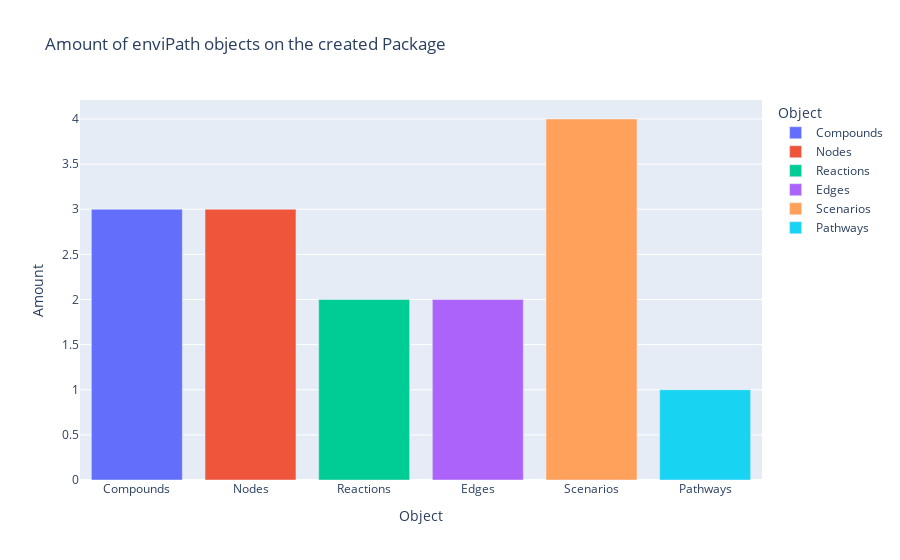

Notebook code cell kept with this figure:
### Markdown cell above
Additionally one can review the amount of existing data on the given package with just a few lines of code. In this tutorial, we use [Plotly](https://plotly.com/python/) to visualize the package statistics.

### Code cell
import plotly.express as px
import pandas as pd

d = {}
d["Compounds"] = len(pkg.get_compounds())
d["Nodes"] = sum([len(pw.get_nodes()) for pw in pkg.get_pathways()])
d["Reactions"] = len(pkg.get_reactions())
d["Edges"] = sum([len(pw.get_edges()) for pw in pkg.get_pathways()])
d["Scenarios"] = len(pkg.get_scenarios())
d["Pathways"] = len(pkg.get_pathways())

data = pd.DataFrame(d.items(), index=range(len(d.keys())), columns=["Object", "Amount"])
fig = px.bar(data, x="Object", y="Amount", color="Object", title="Amount of enviPath objects on the created Package")
fig

### Figure 1 — Plotly figure (JSON) as saved in the notebook; plotly's stock layout.template omitted (floating-point values rounded to 4 significant figures)
{"data": [{"alignmentgroup": "True", "hovertemplate": "Object=%{x}<br>Amount=%{y}<extra></extra>", "legendgroup": "Compounds", "marker": {"color": "#636efa", "pattern": {"shape": ""}}, "name": "Compounds", "offsetgroup": "Compounds", "orientation": "v", "showlegend": true, "textposition": "auto", "type": "bar", "x": ["Compounds"], "xaxis": "x", "y": [3], "yaxis": "y"}, {"alignmentgroup": "True", "hovertemplate": "Object=%{x}<br>Amount=%{y}<extra></extra>", "legendgroup": "Nodes", "marker": {"color": "#EF553B", "pattern": {"shape": ""}}, "name": "Nodes", "offsetgroup": "Nodes", "orientation": "v", "showlegend": true, "textposition": "auto", "type": "bar", "x": ["Nodes"], "xaxis": "x", "y": [3], "yaxis": "y"}, {"alignmentgroup": "True", "hovertemplate": "Object=%{x}<br>Amount=%{y}<extra></extra>", "legendgroup": "Reactions", "marker": {"color": "#00cc96", "pattern": {"shape": ""}}, "name": "Reactions", "offsetgroup": "Reactions", "orientation": "v", "showlegend": true, "textposition": "auto", "type": "bar", "x": ["Reactions"], "xaxis": "x", "y": [2], "yaxis": "y"}, {"alignmentgroup": "True", "hovertemplate": "Object=%{x}<br>Amount=%{y}<extra></extra>", "legendgroup": "Edges", "marker": {"color": "#ab63fa", "pattern": {"shape": ""}}, "name": "Edges", "offsetgroup": "Edges", "orientation": "v", "showlegend": true, "textposition": "auto", "type": "bar", "x": ["Edges"], "xaxis": "x", "y": [2], "yaxis": "y"}, {"alignmentgroup": "True", "hovertemplate": "Object=%{x}<br>Amount=%{y}<extra></extra>", "legendgroup": "Scenarios", "marker": {"color": "#FFA15A", "pattern": {"shape": ""}}, "name": "Scenarios", "offsetgroup": "Scenarios", "orientation": "v", "showlegend": true, "textposition": "auto", "type": "bar", "x": ["Scenarios"], "xaxis": "x", "y": [4], "yaxis": "y"}, {"alignmentgroup": "True", "hovertemplate": "Object=%{x}<br>Amount=%{y}<extra></extra>", "legendgroup": "Pathways", "marker": {"color": "#19d3f3", "pattern": {"shape": ""}}, "name": "Pathways", "offsetgroup": "Pathways", "orientation": "v", "showlegend": true, "textposition": "auto", "type": "bar", "x": ["Pathways"], "xaxis": "x", "y": [1], "yaxis": "y"}], "layout": {"barmode": "relative", "legend": {"title": {"text": "Object"}, "tracegroupgap": 0}, "title": {"text": "Amount of enviPath objects on the created Package"}, "xaxis": {"anchor": "y", "categoryarray": ["Compounds", "Nodes", "Reactions", "Edges", "Scenarios", "Pathways"], "categoryorder": "array", "domain": [0, 1], "title": {"text": "Object"}}, "yaxis": {"anchor": "x", "domain": [0, 1], "title": {"text": "Amount"}}}}
